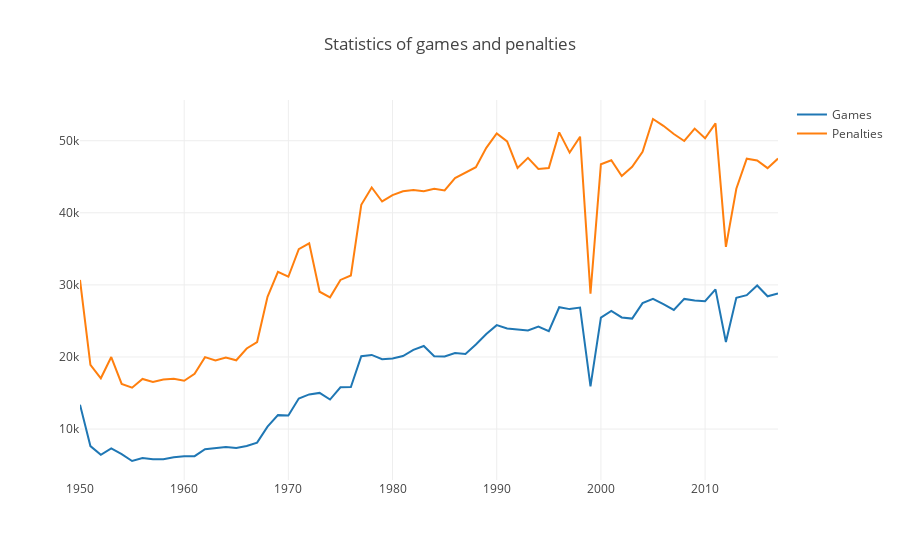

Notebook source saved alongside this figure:
### Code cell
trace0 = go.Scatter(
    x=kkkk.Year,
    y=kkkk.G,
    name='Games'
)

trace1 = go.Scatter(
    x=kkkk.Year,
    y=kkkk.FT,
    name='Penalties'
)

data = [trace0, trace1]
layout = {'title': 'Statistics of games and penalties'}

fig = go.Figure(data=data, layout=layout)

iplot(fig) #, show_link=False)
